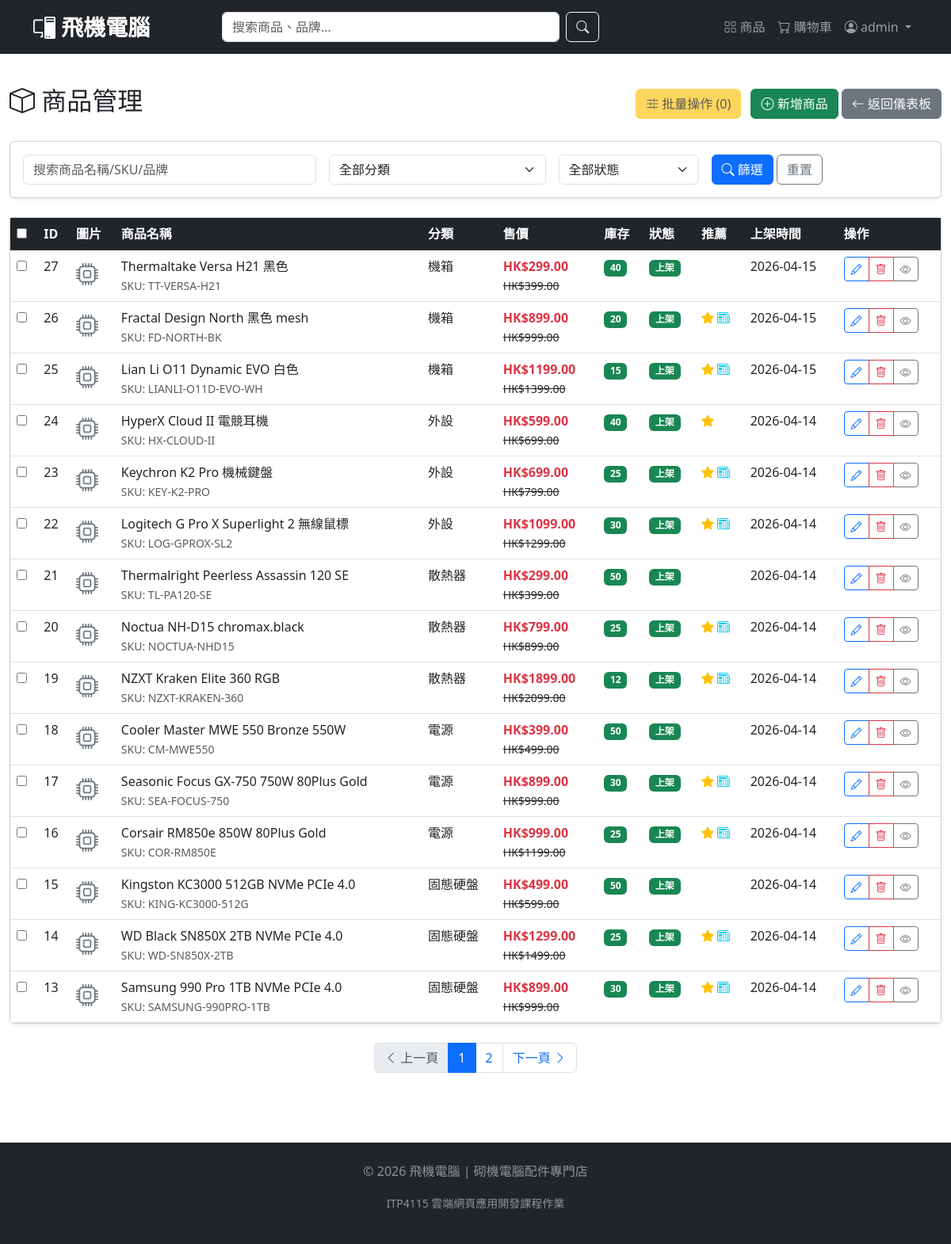
/admin/products (signed in), run on the app's committed database.
### models.py (models this page shows, shortened)
class User(db.Model, UserMixin):
    __tablename__ = 'users'
    id = db.Column(db.Integer, primary_key=True)
    username = db.Column(db.String(80), unique=True, nullable=False)
    email = db.Column(db.String(120), unique=True, nullable=False)
    password_hash = db.Column(db.String(128), nullable=False)
    first_name = db.Column(db.String(50))
    last_name = db.Column(db.String(50))
    phone = db.Column(db.String(20))
    address = db.Column(db.String(200))
    is_admin = db.Column(db.Boolean, default=False)
    created_at = db.Column(db.DateTime, default=datetime.utcnow)
    last_login = db.Column(db.DateTime)
    login_count = db.Column(db.Integer, default=0)
    is_active = db.Column(db.Boolean, default=True)
    orders = db.relationship('Order', backref='user', lazy=True, cascade='all, delete-orphan')
    reviews = db.relationship('Review', backref='user', lazy=True, cascade='all, delete-orphan')

class Product(db.Model):
    __tablename__ = 'products'
    id = db.Column(db.Integer, primary_key=True)
    name = db.Column(db.String(200), nullable=False)
    slug = db.Column(db.String(200), unique=True, nullable=False)
    description = db.Column(db.Text)
    short_description = db.Column(db.String(500))
    price = db.Column(db.Float, nullable=False)
    original_price = db.Column(db.Float)  # 原價，用於顯示折扣
    stock = db.Column(db.Integer, default=0)
    sku = db.Column(db.String(50), unique=True)
    image_url = db.Column(db.String(500))
    image_filename = db.Column(db.String(200))
    brand = db.Column(db.String(100))
    specifications = db.Column(db.Text)  # JSON格式存儲規格參數
    is_featured = db.Column(db.Boolean, default=False)
    is_new = db.Column(db.Boolean, default=False)
    is_active = db.Column(db.Boolean, default=True)
    view_count = db.Column(db.Integer, default=0)
    created_at = db.Column(db.DateTime, default=datetime.utcnow)
    updated_at = db.Column(db.DateTime, default=datetime.utcnow, onupdate=datetime.utcnow)
    category_id = db.Column(db.Integer, db.ForeignKey('categories.id'))
    order_items = db.relationship('OrderItem', backref='product', lazy=True)
    cart_items = db.relationship('CartItem', backref='product', lazy=True)
    reviews = db.relationship('Review', backref='product', lazy=True, cascade='all, delete-orphan')

class Category(db.Model):
    __tablename__ = 'categories'
    id = db.Column(db.Integer, primary_key=True)
    name = db.Column(db.String(100), nullable=False)
    slug = db.Column(db.String(100), unique=True, nullable=False)
    description = db.Column(db.Text)
    parent_id = db.Column(db.Integer, db.ForeignKey('categories.id'))
    sort_order = db.Column(db.Integer, default=0)
    is_active = db.Column(db.Boolean, default=True)
    created_at = db.Column(db.DateTime, default=datetime.utcnow)
    parent = db.relationship('Category', remote_side=[id], backref='children')
    products = db.relationship('Product', backref='category', lazy=True)

### admin.py (the view)
    def wrapper(*args, **kwargs):
        if not current_user.is_authenticated or not current_user.is_admin:
            flash('需要管理員權限', 'danger')
            return redirect(url_for('index'))
        return func(*args, **kwargs)

### admin.py (called while the page is built)
def admin_required(func):
    def wrapper(*args, **kwargs):
        if not current_user.is_authenticated or not current_user.is_admin:
            flash('需要管理員權限', 'danger')
            return redirect(url_for('index'))
        return func(*args, **kwargs)
    wrapper.__name__ = func.__name__
    return wrapper

### app.py (called while the page is built)
@login_manager.user_loader
def load_user(user_id):
    return User.query.get(int(user_id))

### templates/admin/products.html (shortened to what this page needs)
{% extends "base.html" %}
{% block content %}
<div class="container-fluid py-4">
    <div class="row">
        <div class="col-12">
            <div class="d-flex justify-content-between align-items-center mb-4">
                <h2><i class="bi bi-box"></i> 商品管理</h2>
                <div>
                    <a href="{{ url_for('admin.add_product') }}" class="btn btn-success">
                        <i class="bi bi-plus-circle"></i> 新增商品
                    </a>
                    <a href="{{ url_for('admin.dashboard') }}" class="btn btn-secondary">
                        <i class="bi bi-arrow-left"></i> 返回儀表板
                    </a>
                </div>
            </div>
            <div class="card shadow-sm mb-4">
                <div class="card-body">
                    <form method="GET" action="{{ url_for('admin.admin_products') }}" class="row g-3">
                        <div class="col-md-4">
                            <input type="text" name="search" class="form-control" placeholder="搜索商品名稱/SKU/品牌" value="{{ search }}">
                        </div>
                        <div class="col-md-3">
                            <select name="category" class="form-select">
                                <option value="all">全部分類</option>
                            </select>
                        </div>
                        <div class="col-md-2">
                            <select name="status" class="form-select">
                                <option value="all" {% if status == 'all' %}selected{% endif %}>全部狀態</option>
                            </select>
                        </div>
                        <div class="col-md-3">
                            <button type="submit" class="btn btn-primary"><i class="bi bi-search"></i> 篩選</button>
                            <a href="{{ url_for('admin.admin_products') }}" class="btn btn-outline-secondary">重置</a>
                        </div>
                    </form>
                </div>
            </div>
            <div class="card shadow-sm">
                <div class="card-body p-0">
                    <div class="table-responsive">
                        <table class="table table-hover mb-0">
                            <thead class="table-dark">
                                <tr>
                                    <th>ID</th>
                                    <th>圖片</th>
                                    <th>商品名稱</th>
                                    <th>分類</th>
                                    <th>售價</th>
                                    <th>庫存</th>
                                    <th>狀態</th>
                                    <th>推薦</th>
                                    <th>上架時間</th>
                                    <th>操作</th>
                                </tr>
                            </thead>
                            <tbody>
                                {% for product in products %}
                                <tr>
                                    <td>{{ product.id }}</td>
                                    <td>
                                        {% if product.image_filename %}
                                            <img src="{{ url_for('static', filename='uploads/' + product.image_filename) }}"
                                                 class="img-thumbnail" style="width: 50px; height: 50px; object-fit: cover;">
                                        {% else %}
                                            <i class="bi bi-cpu fs-3 text-secondary"></i>
                                        {% endif %}
                                    </td>
                                    <td>
                                        {{ product.name }}
                                        <br>
                                        <small class="text-muted">SKU: {{ product.sku or '-' }}</small>
                                    </td>
                                    <td>{{ product.category.name if product.category else '-' }}</td>
                                    <td>
                                        <span class="fw-bold text-danger">HK${{ "%.2f"|format(product.price) }}</span>
                                        {% if product.original_price %}
                                            <br><del class="small">HK${{ "%.2f"|format(product.original_price) }}</del>
                                        {% endif %}
                                    </td>
                                    <td>
                                        {% if product.stock <= 0 %}
                                            <span class="badge bg-danger">缺貨</span>
                                        {% elif product.stock < 10 %}
                                            <span class="badge bg-warning text-dark">{{ product.stock }}</span>
                                        {% else %}
                                            <span class="badge bg-success">{{ product.stock }}</span>
                                        {% endif %}
                                    </td>
                                    <td>
                                        {% if product.is_active %}
                                            <span class="badge bg-success">上架</span>
                                        {% else %}
                                            <span class="badge bg-secondary">下架</span>
                                        {% endif %}
                                    </td>
                                    <td>
                                        {% if product.is_featured %}
                                            <i class="bi bi-star-fill text-warning"></i>
                                        {% endif %}
                                        {% if product.is_new %}
                                            <i class="bi bi-newspaper text-info"></i>
                                        {% endif %}
                                    </td>
                                    <td>{{ product.created_at.strftime('%Y-%m-%d') if product.created_at else '-' }}</td>
                                    <td>
                                        <div class="btn-group btn-group-sm">
                                            <a href="{{ url_for('admin.edit_product', product_id=product.id) }}" class="btn btn-outline-primary">
                                                <i class="bi bi-pencil"></i>
                                            </a>
                                            <button type="button" class="btn btn-outline-danger" onclick="deleteProduct({{ product.id }})">
                                                <i class="bi bi-trash"></i>
                                            </button>
                                            <a href="{{ url_for('product_detail', slug=product.slug) }}" target="_blank" class="btn btn-outline-secondary">
                                                <i class="bi bi-eye"></i>
                                            </a>
                                        </div>
                                    </td>
                                </tr>
                                {% endfor %}
                            </tbody>
                        </table>
                    </div>
                </div>
            </div>
            {% if pagination and pagination.pages > 1 %}
            <nav class="mt-4">
                <ul class="pagination justify-content-center">
                    <li class="page-item {% if pagination.page == 1 %}disabled{% endif %}">
                        <a class="page-link" href="{{ url_for('admin.admin_products', page=pagination.page-1, search=search, category=category_id, status=status) }}">
                            <i class="bi bi-chevron-left"></i> 上一頁
                        </a>
                    </li>
                    {% for page in pagination.iter_pages(left_edge=2, left_current=2, right_current=3, right_edge=2) %}
                        {% if page %}
                            <li class="page-item {% if page == pagination.page %}active{% endif %}">
                                <a class="page-link" href="{{ url_for('admin.admin_products', page=page, search=search, category=category_id, status=status) }}">{{ page }}</a>
                            </li>
                        {% else %}
                            <li class="page-item disabled"><span class="page-link">...</span></li>
                        {% endif %}
                    {% endfor %}
                    <li class="page-item {% if pagination.page == pagination.pages %}disabled{% endif %}">
                        <a class="page-link" href="{{ url_for('admin.admin_products', page=pagination.page+1, search=search, category=category_id, status=status) }}">
                            下一頁 <i class="bi bi-chevron-right"></i>
                        </a>
                    </li>
                </ul>
            </nav>
            {% endif %}
        </div>
    </div>
</div>
{% endblock %}

### templates/base.html (shortened to what this page needs)
<!DOCTYPE html>
<html lang="zh-HK">
<head>
    <link href="https://cdn.jsdelivr.net/npm/bootstrap@5.3.0-alpha1/dist/css/bootstrap.min.css" rel="stylesheet">
    <link rel="stylesheet" href="https://cdn.jsdelivr.net/npm/bootstrap-icons@1.11.0/font/bootstrap-icons.css">
    <link href="{{ url_for('static', filename='css/style.css') }}" rel="stylesheet">
</head>
<body>
    <nav class="navbar navbar-expand-lg navbar-dark bg-dark sticky-top">
        <div class="container">
            <a class="navbar-brand fw-bold fs-3" href="{{ url_for('index') }}">
                <i class="bi bi-pc-display"></i> 飛機電腦
            </a>
            <div class="collapse navbar-collapse" id="navbarMain">
                <form class="d-flex mx-auto w-50" action="{{ url_for('products') }}" method="get">
                    <input class="form-control me-2" type="search" name="search" placeholder="搜索商品、品牌..." aria-label="Search">
                    <button class="btn btn-outline-light" type="submit"><i class="bi bi-search"></i></button>
                </form>
                <ul class="navbar-nav ms-auto">
                    <li class="nav-item"><a class="nav-link" href="{{ url_for('products') }}"><i class="bi bi-grid"></i> 商品</a></li>
                    <li class="nav-item"><a class="nav-link position-relative" href="{{ url_for('cart') }}">
                        <i class="bi bi-cart"></i> 購物車
                    </a></li>
                    {% if current_user.is_authenticated %}
                        <li class="nav-item dropdown">
                            <a class="nav-link dropdown-toggle" href="#" data-bs-toggle="dropdown">
                                <i class="bi bi-person-circle"></i> {{ current_user.username }}
                            </a>
                        </li>
                    {% else %}
                        <li class="nav-item"><a class="nav-link" href="{{ url_for('login') }}"><i class="bi bi-box-arrow-in-right"></i> 登入</a></li>
                        <li class="nav-item"><a class="nav-link" href="{{ url_for('register') }}"><i class="bi bi-person-plus"></i> 註冊</a></li>
                    {% endif %}
                </ul>
            </div>
        </div>
    </nav>
    {% block content %}{% endblock %}
    <footer class="bg-dark text-white-50 mt-5 py-4">
        <div class="container text-center">
            <p>&copy; 2026 飛機電腦 | 砌機電腦配件專門店</p>
            <p><small>ITP4115 雲端網頁應用開發課程作業</small></p>
        </div>
    </footer>
</body>
</html>

### data on the page
User: username "admin"
Product: id "27", name "Thermaltake Versa H21 黑色", sku "TT-VERSA-H21", category "機箱", price "299.00", original_price "399.00", stock "40", is_active "上架", created_at "2026-04-15"
Product: id "26", name "Fractal Design North 黑色 mesh", sku "FD-NORTH-BK", category "機箱", price "899.00", original_price "999.00", stock "20", is_active "上架", is_featured True (drawn), is_new True (drawn), created_at "2026-04-15"
Product: id "25", name "Lian Li O11 Dynamic EVO 白色", sku "LIANLI-O11D-EVO-WH", category "機箱", price "1199.00", original_price "1399.00", stock "15", is_active "上架", is_featured True (drawn), is_new True (drawn), created_at "2026-04-15"
Product: id "24", name "HyperX Cloud II 電競耳機", sku "HX-CLOUD-II", category "外設", price "599.00", original_price "699.00", stock "40", is_active "上架", is_featured True (drawn), created_at "2026-04-14"
Product: id "23", name "Keychron K2 Pro 機械鍵盤", sku "KEY-K2-PRO", category "外設", price "699.00", original_price "799.00", stock "25", is_active "上架", is_featured True (drawn), is_new True (drawn), created_at "2026-04-14"
Product: id "22", name "Logitech G Pro X Superlight 2 無線鼠標", sku "LOG-GPROX-SL2", category "外設", price "1099.00", original_price "1299.00", stock "30", is_active "上架", is_featured True (drawn), is_new True (drawn), created_at "2026-04-14"
Product: id "21", name "Thermalright Peerless Assassin 120 SE", sku "TL-PA120-SE", category "散熱器", price "299.00", original_price "399.00", stock "50", is_active "上架", created_at "2026-04-14"
Product: id "20", name "Noctua NH-D15 chromax.black", sku "NOCTUA-NHD15", category "散熱器", price "799.00", original_price "899.00", stock "25", is_active "上架", is_featured True (drawn), is_new True (drawn), created_at "2026-04-14"
Product: id "19", name "NZXT Kraken Elite 360 RGB", sku "NZXT-KRAKEN-360", category "散熱器", price "1899.00", original_price "2099.00", stock "12", is_active "上架", is_featured True (drawn), is_new True (drawn), created_at "2026-04-14"
Product: id "18", name "Cooler Master MWE 550 Bronze 550W", sku "CM-MWE550", category "電源", price "399.00", original_price "499.00", stock "50", is_active "上架", created_at "2026-04-14"
Product: id "17", name "Seasonic Focus GX-750 750W 80Plus Gold", sku "SEA-FOCUS-750", category "電源", price "899.00", original_price "999.00", stock "30", is_active "上架", is_featured True (drawn), is_new True (drawn), created_at "2026-04-14"
Product: id "16", name "Corsair RM850e 850W 80Plus Gold", sku "COR-RM850E", category "電源", price "999.00", original_price "1199.00", stock "25", is_active "上架", is_featured True (drawn), is_new True (drawn), created_at "2026-04-14"
Product: id "15", name "Kingston KC3000 512GB NVMe PCIe 4.0", sku "KING-KC3000-512G", category "固態硬盤", price "499.00", original_price "599.00", stock "50", is_active "上架", created_at "2026-04-14"
Product: id "14", name "WD Black SN850X 2TB NVMe PCIe 4.0", sku "WD-SN850X-2TB", category "固態硬盤", price "1299.00", original_price "1499.00", stock "25", is_active "上架", is_featured True (drawn), is_new True (drawn), created_at "2026-04-14"
Product: id "13", name "Samsung 990 Pro 1TB NVMe PCIe 4.0", sku "SAMSUNG-990PRO-1TB", category "固態硬盤", price "899.00", original_price "999.00", stock "30", is_active "上架", is_featured True (drawn), is_new True (drawn), created_at "2026-04-14"

### other printed values
{{ page }} "1" "2"
